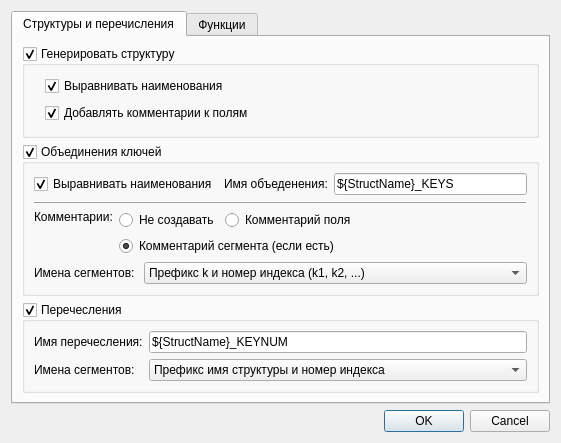
<?xml version="1.0" encoding="UTF-8"?>
<ui version="4.0">
 <class>GenCppSettings</class>
 <widget class="QDialog" name="GenCppSettings">
  <property name="geometry">
   <rect>
    <x>0</x>
    <y>0</y>
    <width>561</width>
    <height>443</height>
   </rect>
  </property>
  <property name="windowTitle">
   <string>Параметры</string>
  </property>
  <property name="windowIcon">
   <iconset resource="../res/fmt.qrc">
    <normaloff>:/img/Properties.png</normaloff>:/img/Properties.png</iconset>
  </property>
  <layout class="QVBoxLayout" name="verticalLayout_7">
   <item>
    <widget class="QTabWidget" name="tabWidget">
     <property name="currentIndex">
      <number>0</number>
     </property>
     <widget class="QWidget" name="tab">
      <attribute name="title">
       <string>Структуры и перечисления</string>
      </attribute>
      <layout class="QVBoxLayout" name="verticalLayout_6">
       <item>
        <widget class="QGroupBox" name="structGroupBox">
         <property name="title">
          <string>Генерировать структуру</string>
         </property>
         <property name="checkable">
          <bool>true</bool>
         </property>
         <layout class="QVBoxLayout" name="verticalLayout">
          <property name="leftMargin">
           <number>20</number>
          </property>
          <item>
           <widget class="QCheckBox" name="alignNamesStruct">
            <property name="text">
             <string>Выравнивать наименования</string>
            </property>
            <property name="checked">
             <bool>true</bool>
            </property>
           </widget>
          </item>
          <item>
           <widget class="QCheckBox" name="structComments">
            <property name="text">
             <string>Добавлять комментарии к полям</string>
            </property>
            <property name="checked">
             <bool>true</bool>
            </property>
           </widget>
          </item>
         </layout>
        </widget>
       </item>
       <item>
        <widget class="QGroupBox" name="unionBox">
         <property name="title">
          <string>Объединения ключей</string>
         </property>
         <property name="checkable">
          <bool>true</bool>
         </property>
         <layout class="QVBoxLayout" name="verticalLayout_3">
          <item>
           <layout class="QHBoxLayout" name="horizontalLayout_4">
            <item>
             <widget class="QCheckBox" name="uAlignNamesStruct">
              <property name="text">
               <string>Выравнивать наименования</string>
              </property>
              <property name="checked">
               <bool>true</bool>
              </property>
             </widget>
            </item>
            <item>
             <widget class="QLabel" name="label_3">
              <property name="text">
               <string>Имя объеденения:</string>
              </property>
             </widget>
            </item>
            <item>
             <widget class="QLineEdit" name="unionNameMask">
              <property name="text">
               <string>${StructName}_KEYS</string>
              </property>
             </widget>
            </item>
           </layout>
          </item>
          <item>
           <widget class="QFrame" name="frame">
            <property name="frameShape">
             <enum>QFrame::HLine</enum>
            </property>
            <property name="frameShadow">
             <enum>QFrame::Raised</enum>
            </property>
           </widget>
          </item>
          <item>
           <layout class="QHBoxLayout" name="horizontalLayout_2">
            <item>
             <widget class="QLabel" name="label">
              <property name="text">
               <string>Комментарии:</string>
              </property>
              <property name="alignment">
               <set>Qt::AlignLeading|Qt::AlignLeft|Qt::AlignTop</set>
              </property>
             </widget>
            </item>
            <item>
             <layout class="QVBoxLayout" name="verticalLayout_2">
              <item>
               <layout class="QHBoxLayout" name="horizontalLayout">
                <item>
                 <widget class="QRadioButton" name="unionNoComment">
                  <property name="text">
                   <string>Не создавать</string>
                  </property>
                 </widget>
                </item>
                <item>
                 <widget class="QRadioButton" name="unionCommentFld">
                  <property name="text">
                   <string>Комментарий поля</string>
                  </property>
                 </widget>
                </item>
                <item>
                 <spacer name="horizontalSpacer">
                  <property name="orientation">
                   <enum>Qt::Horizontal</enum>
                  </property>
                  <property name="sizeHint" stdset="0">
                   <size>
                    <width>40</width>
                    <height>20</height>
                   </size>
                  </property>
                 </spacer>
                </item>
               </layout>
              </item>
              <item>
               <widget class="QRadioButton" name="unionCommentSeg">
                <property name="text">
                 <string>Комментарий сегмента (если есть)</string>
                </property>
                <property name="checked">
                 <bool>true</bool>
                </property>
               </widget>
              </item>
             </layout>
            </item>
           </layout>
          </item>
          <item>
           <layout class="QHBoxLayout" name="horizontalLayout_3" stretch="0,1">
            <item>
             <widget class="QLabel" name="label_2">
              <property name="text">
               <string>Имена сегментов: </string>
              </property>
             </widget>
            </item>
            <item>
             <widget class="QComboBox" name="segmentNameType">
              <item>
               <property name="text">
                <string>Префикс k и номер индекса (k1, k2, ...)</string>
               </property>
              </item>
              <item>
               <property name="text">
                <string>Из наименований полей</string>
               </property>
              </item>
             </widget>
            </item>
           </layout>
          </item>
         </layout>
        </widget>
       </item>
       <item>
        <widget class="QGroupBox" name="enumGroupBox">
         <property name="title">
          <string>Перечесления</string>
         </property>
         <property name="checkable">
          <bool>true</bool>
         </property>
         <layout class="QHBoxLayout" name="horizontalLayout_5">
          <item>
           <layout class="QVBoxLayout" name="verticalLayout_4">
            <item>
             <widget class="QLabel" name="label_4">
              <property name="text">
               <string>Имя перечесления:</string>
              </property>
             </widget>
            </item>
            <item>
             <widget class="QLabel" name="label_5">
              <property name="text">
               <string>Имена сегментов: </string>
              </property>
             </widget>
            </item>
           </layout>
          </item>
          <item>
           <layout class="QVBoxLayout" name="verticalLayout_5">
            <item>
             <widget class="QLineEdit" name="enumNameMask">
              <property name="text">
               <string>${StructName}_KEYNUM</string>
              </property>
             </widget>
            </item>
            <item>
             <widget class="QComboBox" name="enumNameType">
              <item>
               <property name="text">
                <string>Префикс имя структуры и номер индекса</string>
               </property>
              </item>
              <item>
               <property name="text">
                <string>Префикс имя структуры и строка из наименований полей</string>
               </property>
              </item>
             </widget>
            </item>
           </layout>
          </item>
         </layout>
        </widget>
       </item>
      </layout>
     </widget>
     <widget class="QWidget" name="tab_2">
      <attribute name="title">
       <string>Функции</string>
      </attribute>
      <layout class="QVBoxLayout" name="verticalLayout_11">
       <item>
        <widget class="QCheckBox" name="genBTRVFILE">
         <property name="text">
          <string>Создавать BTRVFILE</string>
         </property>
        </widget>
       </item>
       <item>
        <widget class="QCheckBox" name="genOpener">
         <property name="text">
          <string>Создавать функцию открытия BTRVFILE</string>
         </property>
        </widget>
       </item>
       <item>
        <widget class="QGroupBox" name="genFindFunctions">
         <property name="title">
          <string>Создавать функции поиска</string>
         </property>
         <property name="checkable">
          <bool>true</bool>
         </property>
         <layout class="QVBoxLayout" name="verticalLayout_9">
          <item>
           <layout class="QHBoxLayout" name="horizontalLayout_7" stretch="0,1">
            <item>
             <widget class="QLabel" name="label_6">
              <property name="text">
               <string>Имена функций поиска:</string>
              </property>
             </widget>
            </item>
            <item>
             <widget class="QComboBox" name="ffNameType">
              <item>
               <property name="text">
                <string>Нумерация</string>
               </property>
              </item>
              <item>
               <property name="text">
                <string>Из наименования сегментов</string>
               </property>
              </item>
             </widget>
            </item>
           </layout>
          </item>
          <item>
           <layout class="QHBoxLayout" name="horizontalLayout_6">
            <item>
             <widget class="QLabel" name="label_7">
              <property name="text">
               <string>Функция поиска по умолчанию:</string>
              </property>
              <property name="alignment">
               <set>Qt::AlignLeading|Qt::AlignLeft|Qt::AlignTop</set>
              </property>
             </widget>
            </item>
            <item>
             <layout class="QVBoxLayout" name="verticalLayout_8">
              <item>
               <widget class="QRadioButton" name="ffDefPkKey">
                <property name="text">
                 <string>По первичном ключу</string>
                </property>
                <property name="checked">
                 <bool>true</bool>
                </property>
               </widget>
              </item>
              <item>
               <widget class="QRadioButton" name="ffDefAinc">
                <property name="text">
                 <string>Из автоинкриментного индекса 
(если есть)</string>
                </property>
               </widget>
              </item>
             </layout>
            </item>
            <item>
             <spacer name="horizontalSpacer_2">
              <property name="orientation">
               <enum>Qt::Horizontal</enum>
              </property>
              <property name="sizeHint" stdset="0">
               <size>
                <width>40</width>
                <height>20</height>
               </size>
              </property>
             </spacer>
            </item>
           </layout>
          </item>
         </layout>
        </widget>
       </item>
       <item>
        <widget class="QGroupBox" name="skfGroupBox">
         <property name="title">
          <string>Создавать SKF</string>
         </property>
         <property name="checkable">
          <bool>true</bool>
         </property>
         <layout class="QVBoxLayout" name="verticalLayout_10">
          <item>
           <layout class="QHBoxLayout" name="horizontalLayout_9">
            <item>
             <widget class="QCheckBox" name="skfUniqKeys">
              <property name="text">
               <string>На каждый неуникальный ключ</string>
              </property>
             </widget>
            </item>
            <item>
             <widget class="QCheckBox" name="skfDefault">
              <property name="text">
               <string>Один общий SKF</string>
              </property>
             </widget>
            </item>
            <item>
             <spacer name="horizontalSpacer_3">
              <property name="orientation">
               <enum>Qt::Horizontal</enum>
              </property>
              <property name="sizeHint" stdset="0">
               <size>
                <width>40</width>
                <height>20</height>
               </size>
              </property>
             </spacer>
            </item>
           </layout>
          </item>
          <item>
           <layout class="QHBoxLayout" name="horizontalLayout_8" stretch="0,1">
            <item>
             <widget class="QLabel" name="label_8">
              <property name="text">
               <string>Имена SKF функций:</string>
              </property>
             </widget>
            </item>
            <item>
             <widget class="QComboBox" name="skfNameType">
              <item>
               <property name="text">
                <string>Нумерация</string>
               </property>
              </item>
              <item>
               <property name="text">
                <string>Из наименования сегментов</string>
               </property>
              </item>
             </widget>
            </item>
           </layout>
          </item>
         </layout>
        </widget>
       </item>
       <item>
        <spacer name="verticalSpacer">
         <property name="orientation">
          <enum>Qt::Vertical</enum>
         </property>
         <property name="sizeHint" stdset="0">
          <size>
           <width>20</width>
           <height>40</height>
          </size>
         </property>
        </spacer>
       </item>
      </layout>
     </widget>
    </widget>
   </item>
   <item>
    <widget class="QDialogButtonBox" name="buttonBox">
     <property name="orientation">
      <enum>Qt::Horizontal</enum>
     </property>
     <property name="standardButtons">
      <set>QDialogButtonBox::Cancel|QDialogButtonBox::Ok</set>
     </property>
    </widget>
   </item>
  </layout>
 </widget>
 <resources>
  <include location="../res/fmt.qrc"/>
 </resources>
 <connections>
  <connection>
   <sender>buttonBox</sender>
   <signal>accepted()</signal>
   <receiver>GenCppSettings</receiver>
   <slot>accept()</slot>
   <hints>
    <hint type="sourcelabel">
     <x>248</x>
     <y>254</y>
    </hint>
    <hint type="destinationlabel">
     <x>157</x>
     <y>274</y>
    </hint>
   </hints>
  </connection>
  <connection>
   <sender>buttonBox</sender>
   <signal>rejected()</signal>
   <receiver>GenCppSettings</receiver>
   <slot>reject()</slot>
   <hints>
    <hint type="sourcelabel">
     <x>316</x>
     <y>260</y>
    </hint>
    <hint type="destinationlabel">
     <x>286</x>
     <y>274</y>
    </hint>
   </hints>
  </connection>
 </connections>
</ui>
